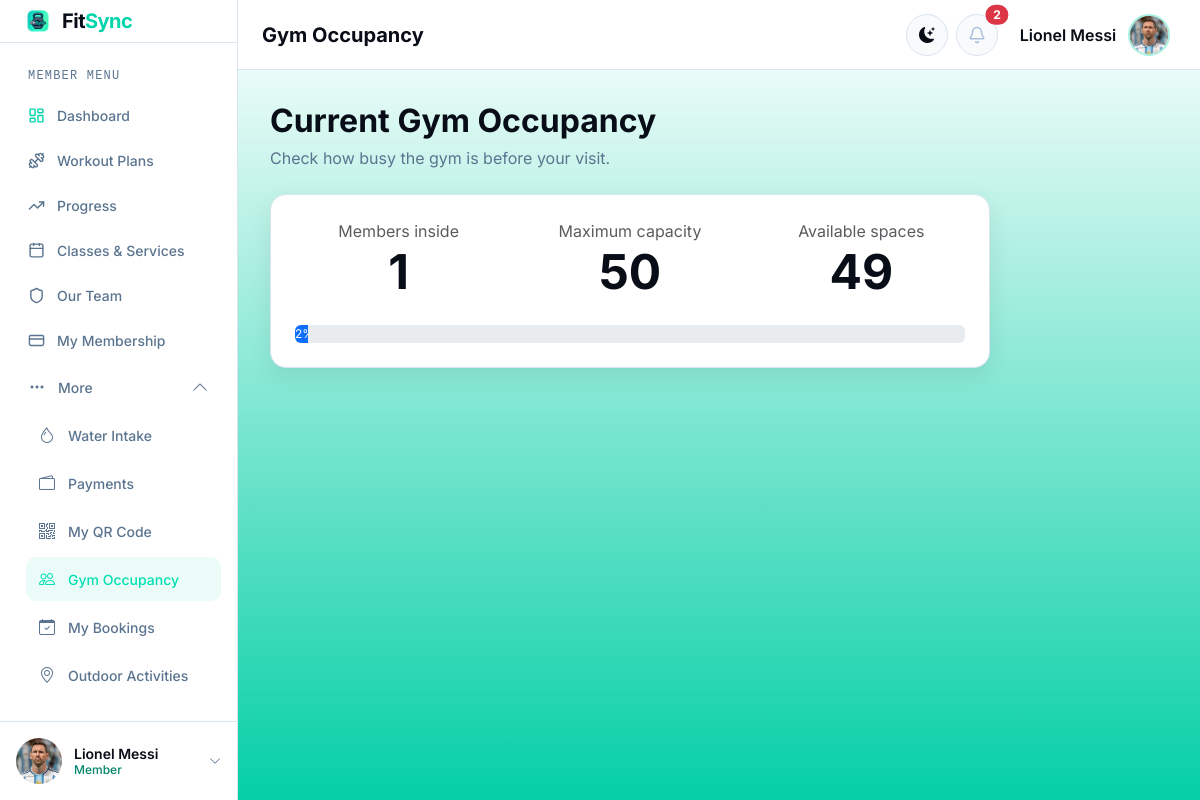
The app's page /attendance/occupancy/ (signed in) with its own data.
### gym/models.py (models this page shows, shortened)
class User(AbstractUser):
    class Role(models.TextChoices):
        MEMBER = ("MEMBER", "Member")
        STAFF = ("STAFF", "Staff")
        COACH = ("COACH", "Coach")
        ADMIN = ("ADMIN", "Admin")
    email = models.EmailField(unique=True)
    role = models.CharField(max_length=20, choices=Role.choices, default=Role.MEMBER)
    class Meta:
        db_table = "accounts_user"

class MemberProfile(models.Model):
    user = models.OneToOneField(
        settings.AUTH_USER_MODEL,
        on_delete=models.CASCADE,
        related_name="member_profile",
    )
    profile_picture = models.ImageField(
        upload_to="profile_pics/", blank=True, null=True
    )
    avatar_static_path = models.CharField(max_length=255, blank=True)
    @property
    def avatar_url(self):
        from django.templatetags.static import static
        if self.profile_picture:
            return self.profile_picture.url
        return static(self.avatar_static_path) if self.avatar_static_path else ""
    phone = models.CharField(max_length=30, blank=True)
    date_of_birth = models.DateField(blank=True, null=True)
    emergency_contact = models.CharField(max_length=100, blank=True)
    age = models.PositiveSmallIntegerField(blank=True, null=True)
    height_cm = models.PositiveIntegerField(blank=True, null=True)
    current_weight_kg = models.DecimalField(
        max_digits=5, decimal_places=2, blank=True, null=True
    )
    target_weight_kg = models.DecimalField(
        max_digits=5, decimal_places=2, blank=True, null=True
    )
    fitness_goal = models.CharField(max_length=200, blank=True)
    medical_notes = models.TextField(blank=True)
    class Meta:
        db_table = "accounts_memberprofile"

### gym/views.py (the view)
# urls.py: path("occupancy/", views.occupancy, name="occupancy"),
@member_required
def occupancy(request):
    current_occupancy = AttendanceRecord.objects.filter(
        check_out_time__isnull=True
    ).count()
    max_capacity = GymConfiguration.get_capacity()
    occupancy_percent = min(round(current_occupancy / max_capacity * 100), 100)
    return render(
        request,
        "shared/occupancy.html",
        {
            "current_occupancy": current_occupancy,
            "max_capacity": max_capacity,
            "available_spaces": max(max_capacity - current_occupancy, 0),
            "occupancy_percent": occupancy_percent,
            "active_sidebar": "occupancy",
        },
    )

### gym/context_processors.py (called while the page is built)
def notification_menu(request):
    if not request.user.is_authenticated:
        return {}
    unread = Notification.objects.filter(recipient=request.user, is_read=False)
    today = timezone.localdate()
    notices = Notice.objects.filter(is_active=True, publish_date__lte=today).filter(
        expires_on__isnull=True
    ) | Notice.objects.filter(
        is_active=True, publish_date__lte=today, expires_on__gte=today
    )
    return {
        "notification_menu_items": unread[:5],
        "unread_notification_count": unread.count(),
        "active_gym_notices": notices.distinct()[:3],
    }

### gym/models.py (called while the page is built)
    @classmethod
    def get_capacity(cls):
        configuration, _ = cls.objects.get_or_create(pk=1)
        return configuration.max_capacity

### gym/permissions.py (called while the page is built)
def role_required(*allowed_roles):
    def decorator(view_function):
        @wraps(view_function)
        @login_required
        def wrapped_view(request, *args, **kwargs):
            if not request.user.is_active:
                logout(request)
                messages.error(request, "Your account is inactive.")
                return redirect("accounts:login")
            if request.user.is_superuser or request.user.role in allowed_roles:
                return view_function(request, *args, **kwargs)
            return render(request, "shared/access_denied.html", status=403)
        return wrapped_view
    return decorator

### templates/shared/occupancy.html (shortened to what this page needs)
{% extends "layouts/member_base.html" %}
{% block dashboard_heading %}Gym Occupancy{% endblock %}
{% block dashboard_content %}
<div class="page-heading">
    <h1>Current Gym Occupancy</h1>
    <p>Check how busy the gym is before your visit.</p>
</div>
<div class="card p-4" style="max-width: 720px;">
    <div class="row g-4 text-center">
        <div class="col-md-4"><span class="text-body-secondary">Members inside</span><p class="display-5 fw-bold mb-0">{{ current_occupancy }}</p></div>
        <div class="col-md-4"><span class="text-body-secondary">Maximum capacity</span><p class="display-5 fw-bold mb-0">{{ max_capacity }}</p></div>
        <div class="col-md-4"><span class="text-body-secondary">Available spaces</span><p class="display-5 fw-bold mb-0">{{ available_spaces }}</p></div>
    </div>
    <div class="progress mt-4" role="progressbar" aria-label="Gym occupancy" aria-valuenow="{{ occupancy_percent }}" aria-valuemin="0" aria-valuemax="100" style="height: 18px;">
        <div class="progress-bar" style="width: {{ occupancy_percent }}%;">{{ occupancy_percent }}%</div>
    </div>
</div>
{% endblock %}

### templates/includes/sidebar_user.html (shortened to what this page needs)
{% load static %}
<link rel="stylesheet" href="{% static 'css/sidebar-user.css' %}?v=1">
{% with user=request.user %}
<div class="sidebar-user dropup">
    <button
        id="sidebarUserToggle"
        class="sidebar-user-toggle"
        type="button"
        data-bs-toggle="dropdown"
        data-bs-display="static"
        aria-expanded="false"
        aria-label="Open account menu"
    >
        {% if user.member_profile.avatar_url %}
            <img src="{{ user.member_profile.avatar_url }}" alt="" class="sidebar-user-avatar">
        {% elif user.coach_profile.photo_url %}
            <img src="{{ user.coach_profile.photo_url }}" alt="" class="sidebar-user-avatar">
        {% else %}
            <span class="sidebar-user-avatar sidebar-user-initials" aria-hidden="true">
                {% if user.first_name or user.last_name %}{{ user.first_name|slice:":1"|upper }}{{ user.last_name|slice:":1"|upper }}{% else %}{{ user.username|slice:":1"|upper }}{% endif %}
            </span>
        {% endif %}
        <span class="sidebar-user-text">
            <span class="sidebar-user-name">{{ user.get_full_name|default:user.username }}</span>
            <span class="sidebar-user-role">{{ user.get_role_display }}</span>
        </span>
        <i class="bi bi-chevron-up sidebar-user-chevron" aria-hidden="true"></i>
    </button>
</div>
{% endwith %}

### templates/includes/dashboard_topbar_actions.html (shortened to what this page needs)
{% load static %}
<div class="dashboard-topbar-actions d-flex align-items-center gap-2">
    <button class="btn theme-toggle" type="button" data-theme-toggle aria-label="Switch to dark mode" title="Switch theme">
        <i class="bi bi-moon-stars" data-theme-icon aria-hidden="true"></i>
    </button>
    <div class="dropdown">
        <button class="btn notification-toggle position-relative" type="button" data-bs-toggle="dropdown" aria-expanded="false" aria-label="Notifications">
            {% if request.user.role == "MEMBER" %}
                <img src="{% static 'img/member-dashboard/bell.svg' %}" alt="">
            {% else %}
                <i class="bi bi-bell" aria-hidden="true"></i>
            {% endif %}
            {% if unread_notification_count %}<span class="position-absolute top-0 start-100 translate-middle badge rounded-pill text-bg-danger">{{ unread_notification_count }}</span>{% endif %}
        </button>
    </div>
    <div class="dropdown">
        <button class="navbar-account-toggle dashboard-account-toggle" type="button" data-bs-toggle="dropdown" aria-expanded="false">
            <span class="navbar-account-name">{{ request.user.get_full_name|default:request.user.username }}</span>
            {% if request.user.member_profile.avatar_url %}
                <img class="navbar-account-avatar" src="{{ request.user.member_profile.avatar_url }}" alt="">
            {% elif request.user.coach_profile.photo_url %}
                <img class="navbar-account-avatar" src="{{ request.user.coach_profile.photo_url }}" alt="">
            {% else %}
                <span class="navbar-account-avatar navbar-account-initials" aria-hidden="true">
                    {% if request.user.first_name or request.user.last_name %}{{ request.user.first_name|slice:":1"|upper }}{{ request.user.last_name|slice:":1"|upper }}{% else %}{{ request.user.username|slice:":1"|upper }}{% endif %}
                </span>
            {% endif %}
        </button>
    </div>
</div>

### static/css/base.css (style rules this page uses)
:root { --bg-color: #f4f7fb; --surface-color: #ffffff; --surface-soft: #f8fafc; --text-color: #080d17; --muted-color: #5b748f; --border-color: #dbe5f0; --primary-color: #00d4aa; --primary-strong: #00ad8a; --danger-color: #dc3545; --navbar-color: #ffffff; --sidebar-color: #07152d; --footer-color: #ffffff; --shadow-color: rgba(8, 13, 23, 0.08); --radius-sm: 10px; --radius-md: 12px; --radius-lg: 16px; --sidebar-width: 238px; --topbar-height: 70px; }
html[data-theme="light"] { color-scheme: light; --bg-color: #f4f7fb; --surface-color: #ffffff; --text-color: #080d17; --muted-color: #5b748f; --border-color: #dbe5f0; --navbar-color: #ffffff; --sidebar-color: #ffffff; --footer-color: #ffffff; --shadow-color: rgba(8, 13, 23, 0.08); --page-gradient: linear-gradient(to bottom, #ffffff, #04cfa6); --member-sidebar-background: #ffffff; --member-sidebar-border: #dbe5f0; --member-sidebar-text: #080d17; --member-sidebar-muted: #5b748f; --member-sidebar-accent: #00876c; }
*, *::before, *::after { box-sizing: border-box; }
html, body { min-height: 100%; }
body { min-height: 100vh; margin: 0; background: var(--page-gradient); color: var(--text-color); font-family: "Inter", system-ui, -apple-system, BlinkMacSystemFont, "Segoe UI", sans-serif; transition: background-color 160ms ease, color 160ms ease; }
h1, h2, h3, h4, h5, h6, .fitsync-brand { font-family: "Inter", sans-serif; }
.navbar-account-toggle { display: inline-flex; min-height: 46px; align-items: center; gap: 0.75rem; padding: 0.25rem 0.3rem 0.25rem 0.8rem; color: var(--text-color); background: transparent; border: 1px solid transparent; border-radius: 999px; }
.navbar-account-name { max-width: 150px; overflow: hidden; font-weight: 600; white-space: nowrap; text-overflow: ellipsis; }
.navbar-account-avatar { width: 42px; height: 42px; flex: 0 0 42px; border: 2px solid rgba(0, 212, 170, 0.35); border-radius: 50%; object-fit: cover; object-position: center top; }
.theme-toggle, .notification-toggle, .sidebar-toggle { display: inline-grid; width: 42px; height: 42px; place-items: center; padding: 0; color: var(--text-color); background: var(--surface-soft); border: 1px solid var(--border-color); border-radius: 50%; }
.member-dashboard-sidebar .sidebar-user { padding: 8px; border-color: var(--member-sidebar-border); }
.member-dashboard-sidebar .sidebar-user-avatar { width: 46px; height: 46px; flex-basis: 46px; border-radius: 50%; }
.member-dashboard-sidebar .sidebar-user-name { color: var(--member-sidebar-text) !important; }
.member-dashboard-sidebar .sidebar-user-role { color: var(--member-sidebar-accent); }
.member-dashboard-sidebar .sidebar-user-chevron { color: var(--member-sidebar-muted); }
.card, .summary-card, .empty-state, .confirmation-state, .error-state { color: var(--text-color); background: var(--surface-color); border: 1px solid var(--border-color); border-radius: var(--radius-lg); box-shadow: 0 8px 24px var(--shadow-color); }
.dashboard-topbar-actions { min-width: 0; }
.dashboard-account-toggle { min-height: 48px; }
.page-heading { margin-bottom: 1.5rem; }
.page-heading h1 { margin-bottom: 0.35rem; font-size: 2rem; font-weight: 700; }
.page-heading p { margin: 0; color: var(--muted-color); }
body.dashboard-body { height: 100vh; min-height: 100vh; overflow: hidden; }

### static/css/sidebar-user.css (style rules this page uses)
.sidebar-user { position: relative; margin-top: auto; padding: 12px; border-top: 1px solid var(--border-color); }
.sidebar-user-toggle { display: flex; width: 100%; align-items: center; gap: 12px; padding: 8px; color: var(--text-color); text-align: left; background: transparent; border: 0; border-radius: var(--radius-sm); transition: background-color 0.15s ease; cursor: pointer; }
.sidebar-user-avatar { width: 40px; height: 40px; flex: 0 0 40px; border-radius: 8px; object-fit: cover; object-position: center top; }
.sidebar-user-text { display: flex; min-width: 0; flex: 1 1 auto; flex-direction: column; line-height: 1.25; }
.sidebar-user-name { overflow: hidden; color: var(--text-color); font-size: 0.875rem; font-weight: 600; white-space: nowrap; text-overflow: ellipsis; }
.sidebar-user-role { color: var(--primary-color); font-size: 0.75rem; font-weight: 500; }
.sidebar-user-chevron { color: var(--muted-color); font-size: 0.75rem; transform: rotate(180deg); transition: transform 0.2s ease; }

### records on screen
User: member_profile.avatar_url (picture), get_full_name "Lionel Messi", role "Member", user.get_full_name "Lionel Messi", user.member_profile.avatar_url (picture)

### other values on screen
{{ unread_notification_count }} "2"
{{ current_occupancy }} "1"
{{ max_capacity }} "50"
{{ available_spaces }} "49"
{{ occupancy_percent }} "2"
